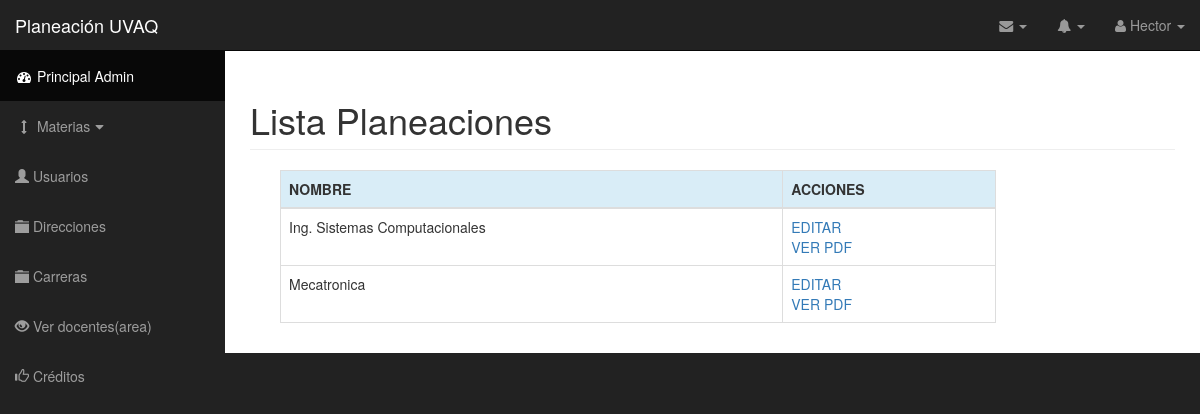
The page /materias.php (signed in) on the database as committed earlier.
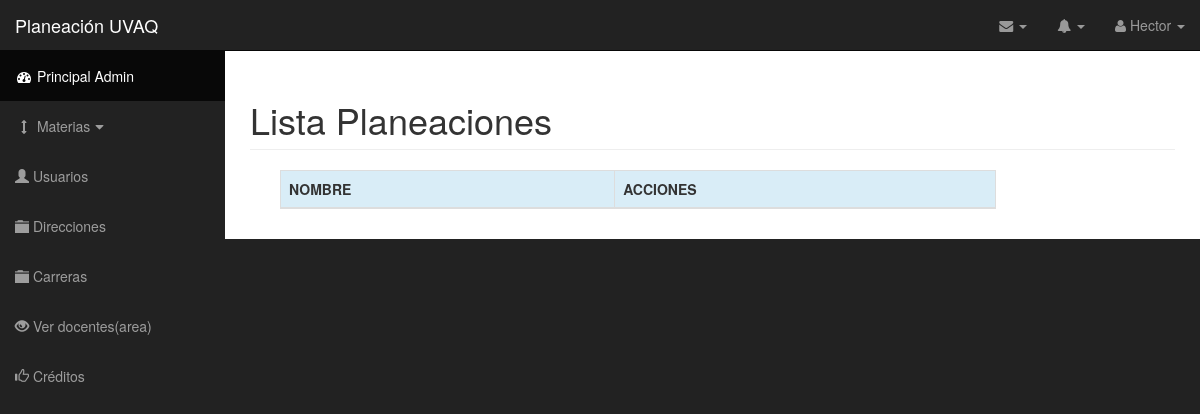
The same page on the database as committed later.
### tables this page shows
CREATE TABLE `materias` (
  `id_materia` int(11) NOT NULL,
  `nombrePlan` varchar(60) NOT NULL,
  `nombreUnidad` varchar(60) NOT NULL,
  `semestre` varchar(60) NOT NULL,
  `fecha` date NOT NULL,
  `proposito` varchar(60) NOT NULL,
  `competenciasGen` mediumtext NOT NULL,
  `competenciasEsp` mediumtext NOT NULL,
  `primeraEvaluacion` date NOT NULL,
  `segundaEvaluacion` date NOT NULL,
  `terceraEvaluacion` date NOT NULL,
  `horasUnidad` int(11) NOT NULL,
  `horasTeoDoc` int(11) NOT NULL,
  `horasPracDoc` int(11) NOT NULL,
  `horasTeoInd` int(11) NOT NULL,
  `horasPracInd` int(11) NOT NULL,
  `numAlumnos` int(11) NOT NULL,
  `salon` varchar(15) NOT NULL,
  `grupo` varchar(20) NOT NULL,
  `id_carrera` int(11) NOT NULL,
  `ciclo` varchar(30) NOT NULL,
  `id_usuario` int(11) NOT NULL
);

### materias.php (the view, shortened to what this page needs)
<?php include('conect.php'); ?>
<!DOCTYPE html>
<html lang="en">
    <?php include('head.php'); ?>
    <body>
        <div id="wrapper">
            <nav class="navbar navbar-inverse navbar-fixed-top" role="navigation">
                <?php include("navbarHeader.php"); include("sidebar.php"); ?>
            </nav>
            <div id="page-wrapper">
                <div class="container-fluid table-responsive">
                    <h1 class="page-header">
                    Lista Planeaciones
                    </h1>
                    <div class="col-md-12">
                        <?php
                        $matId = mysqli_query($link, "SELECT * FROM materias WHERE id_usuario = $_SESSION[id_usuario] ") or die("<h2>No hay resultados</h2>");
                        ?>
                        <div class="col-lg-10 col-md-10 col-sm-12 col-xs-12">
                            <table class="table table-hover table-bordered table-responsive">
                                <thead>
                                    <tr class="info">
                                        <th>NOMBRE</th>
                                        <th>ACCIONES</th>
                                    </tr>
                                </thead>
                                <tbody>
                                   <?php
                                   if ($matId) {
                                       while ($row = mysqli_fetch_row($matId)) {
                                    echo "
                                    <tr>
                                        <td>$row[1]</td>
                                        <td><a href='editar_pdf.php?id=".$row[0]."'>EDITAR</a><br><a href='pdf.php?id=".$row[0]."' target='_blank'>VER PDF</a></td>
                                    </tr>
                                    ";
                                    }
                                   }else{
                                    ?>
                                        <h2>No hay resultados</h2>
                                    <?php
                                   }
                                    ?>
                                </tbody>
                            </table>
                        </div>
                    </div>
                </div>
            </div>
        </div>
    </body>
</html>

Rows that differ between the two databases and show on the page:
no longer on this page (row edited): materias: nombrePlan "Ing. Sistemas Computacionales"
removed materias: nombrePlan "Mecatronica"
